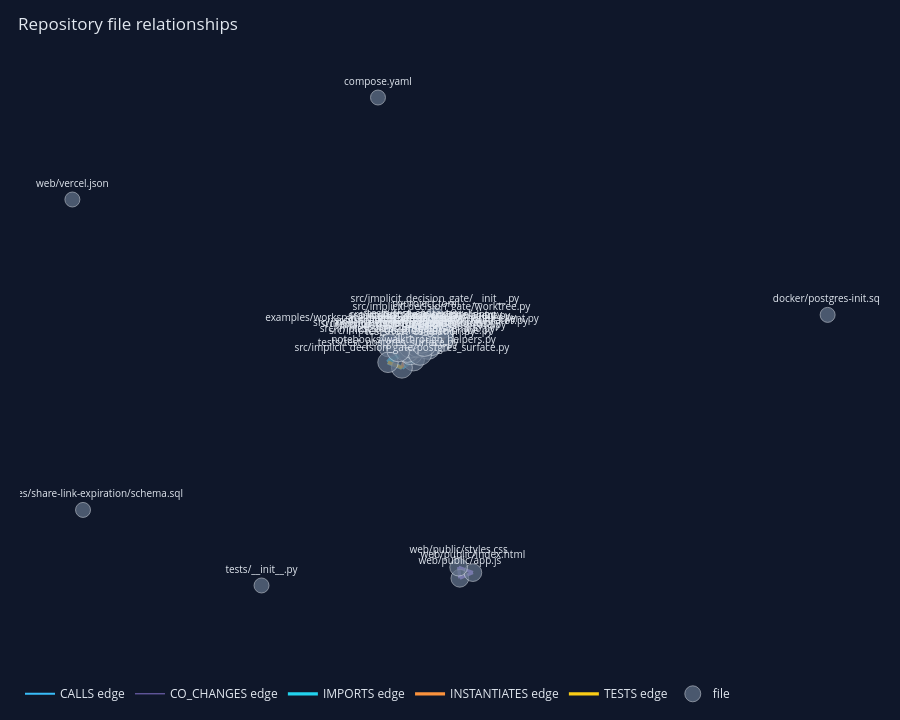

This figure's notebook cell:
### Markdown cell above
## Interactive visualization

The overview aggregates symbol relationships to files. The query graph includes the
selected anchors, returned related nodes, and the nodes on their strongest paths. Edge
width is proportional to strength. Hover text includes source location, confidence,
evidence count, and relation evidence.

### Code cell
NODE_COLORS: Mapping[str, str] = {
    "file": "#64748b",
    "class": "#a78bfa",
    "method": "#60a5fa",
    "function": "#34d399",
    "test": "#f472b6",
    "fixture": "#facc15",
}
EDGE_COLORS: Mapping[str, str] = {
    "CALLS": "#38bdf8",
    "CO_CHANGES": "#a78bfa",
    "CONTAINS": "#64748b",
    "IMPORTS": "#22d3ee",
    "INHERITS": "#f472b6",
    "INSTANTIATES": "#fb923c",
    "TESTS": "#facc15",
}
PLOTLY_CONFIG: Mapping[str, object] = {
    "displaylogo": False,
    "responsive": True,
    "scrollZoom": True,
}


@dataclass(frozen=True)
class VisualizationNode:
    id: str
    label: str
    group: str
    color: str
    size: float
    tooltip: str


@dataclass(frozen=True)
class VisualizationEdge:
    source_id: str
    target_id: str
    kind: str
    strength: float
    tooltip: str


def visualization_positions(
    nodes: Sequence[VisualizationNode],
    edges: Sequence[VisualizationEdge],
) -> dict[str, tuple[float, float]]:
    graph: nx.Graph[str] = nx.Graph()
    graph.add_nodes_from(node.id for node in nodes)
    for edge in edges:
        graph.add_edge(edge.source_id, edge.target_id, weight=edge.strength)
    positions = nx.spring_layout(
        graph,
        seed=42,
        weight="weight",
        iterations=100,
    )
    return {
        node_id: (float(coordinates[0]), float(coordinates[1]))
        for node_id, coordinates in positions.items()
    }


def build_plotly_network(
    nodes: Sequence[VisualizationNode],
    edges: Sequence[VisualizationEdge],
    *,
    title: str,
    height: int,
) -> go.Figure:
    positions = visualization_positions(nodes, edges)
    traces: list[Any] = []

    edge_groups: dict[tuple[str, int], list[VisualizationEdge]] = defaultdict(list)
    for edge in edges:
        strength_bucket = min(4, int(edge.strength * 4))
        edge_groups[(edge.kind, strength_bucket)].append(edge)

    legend_kinds: set[str] = set()
    for (kind, strength_bucket), grouped_edges in sorted(edge_groups.items()):
        x_values: list[float | None] = []
        y_values: list[float | None] = []
        for edge in grouped_edges:
            source_x, source_y = positions[edge.source_id]
            target_x, target_y = positions[edge.target_id]
            x_values.extend([source_x, target_x, None])
            y_values.extend([source_y, target_y, None])
        show_legend = kind not in legend_kinds
        legend_kinds.add(kind)
        traces.append(
            go.Scatter(
                x=x_values,
                y=y_values,
                mode="lines",
                line={
                    "color": EDGE_COLORS.get(kind, "#94a3b8"),
                    "width": 0.75 + 1.25 * strength_bucket,
                },
                hoverinfo="skip",
                legendgroup=f"edge:{kind}",
                name=f"{kind} edge",
                showlegend=show_legend,
            )
        )

    traces.append(
        go.Scatter(
            x=[
                (positions[edge.source_id][0] + positions[edge.target_id][0]) / 2.0
                for edge in edges
            ],
            y=[
                (positions[edge.source_id][1] + positions[edge.target_id][1]) / 2.0
                for edge in edges
            ],
            mode="markers",
            marker={"color": "rgba(0,0,0,0.01)", "size": 12},
            hovertext=[edge.tooltip for edge in edges],
            hovertemplate="%{hovertext}<extra></extra>",
            name="relationship details",
            showlegend=False,
        )
    )

    nodes_by_group: dict[str, list[VisualizationNode]] = defaultdict(list)
    for node in nodes:
        nodes_by_group[node.group].append(node)
    for group, grouped_nodes in sorted(nodes_by_group.items()):
        traces.append(
            go.Scatter(
                x=[positions[node.id][0] for node in grouped_nodes],
                y=[positions[node.id][1] for node in grouped_nodes],
                mode="markers+text",
                text=[node.label for node in grouped_nodes],
                textposition="top center",
                textfont={"color": "#e2e8f0", "size": 10},
                marker={
                    "color": [node.color for node in grouped_nodes],
                    "line": {"color": "#e2e8f0", "width": 0.75},
                    "size": [node.size for node in grouped_nodes],
                },
                hovertext=[node.tooltip for node in grouped_nodes],
                hovertemplate="%{hovertext}<extra></extra>",
                name=group,
                legendgroup=f"node:{group}",
            )
        )

    figure = go.Figure(data=traces)
    figure.update_layout(
        title={"text": title, "x": 0.02},
        height=height,
        paper_bgcolor="#0f172a",
        plot_bgcolor="#0f172a",
        font={"color": "#e2e8f0"},
        hovermode="closest",
        dragmode="pan",
        margin={"b": 20, "l": 20, "r": 20, "t": 60},
        legend={"bgcolor": "rgba(15,23,42,0.75)", "orientation": "h"},
        xaxis={"showgrid": False, "showticklabels": False, "zeroline": False},
        yaxis={"showgrid": False, "showticklabels": False, "zeroline": False},
        uirevision=title,
    )
    return figure


def display_network(figure: go.Figure, output_name: str) -> Path:
    output_path = ARTIFACT_DIR / output_name
    figure.write_html(
        str(output_path),
        include_plotlyjs=True,
        full_html=True,
        auto_open=False,
        config=dict(PLOTLY_CONFIG),
    )
    shell = get_ipython()
    if shell is not None and shell.__class__.__name__ == "ZMQInteractiveShell":
        figure.show(renderer="plotly_mimetype", config=dict(PLOTLY_CONFIG))
    return output_path


def node_tooltip(node: CodeNode) -> str:
    signature = html.escape(node.signature or node.qualified_name)
    docstring = html.escape(node.docstring[:500])
    return (
        f"<b>{signature}</b><br>"
        f"{html.escape(node.location)}<br>"
        f"kind: {html.escape(node.kind)}<br>"
        f"{docstring}"
    )


def show_repository_overview(knowledge: KnowledgeGraph) -> Path:
    file_nodes = {node.id: node for node in knowledge.nodes.values() if node.kind == "file"}
    path_to_file = {node.path: node.id for node in file_nodes.values()}
    aggregated: dict[tuple[str, str, str], float] = {}
    for edge in knowledge.edges:
        source_file = path_to_file[knowledge.nodes[edge.source_id].path]
        target_file = path_to_file[knowledge.nodes[edge.target_id].path]
        if source_file == target_file:
            continue
        key = (source_file, target_file, edge.kind)
        current = aggregated.get(key, 0.0)
        aggregated[key] = 1.0 - (1.0 - current) * (1.0 - edge.strength)

    degree_counts: Counter[str] = Counter()
    overview_edges: list[VisualizationEdge] = []
    for (source_id, target_id, kind), strength in aggregated.items():
        degree_counts.update((source_id, target_id))
        source = file_nodes[source_id]
        target = file_nodes[target_id]
        connector = "--" if kind == "CO_CHANGES" else "->"
        overview_edges.append(
            VisualizationEdge(
                source_id=source_id,
                target_id=target_id,
                kind=kind,
                strength=strength,
                tooltip=(
                    f"<b>{kind}</b><br>{html.escape(source.path)} {connector} "
                    f"{html.escape(target.path)}<br>strength: {strength:.3f}"
                ),
            )
        )
    overview_nodes = [
        VisualizationNode(
            id=node.id,
            label=node.path,
            group="file",
            color=NODE_COLORS["file"],
            size=15.0 + 2.5 * math.log1p(degree_counts[node.id]),
            tooltip=node_tooltip(node),
        )
        for node in file_nodes.values()
    ]
    figure = build_plotly_network(
        overview_nodes,
        overview_edges,
        title="Repository file relationships",
        height=720,
    )
    return display_network(figure, "repository_overview.html")


def strongest_edge_between(
    knowledge: KnowledgeGraph,
    left_id: str,
    right_id: str,
) -> CodeEdge | None:
    matches = [
        edge for edge in knowledge.edges if {edge.source_id, edge.target_id} == {left_id, right_id}
    ]
    return max(matches, key=lambda edge: edge.strength, default=None)


def show_query_graph(
    knowledge: KnowledgeGraph,
    result: QueryResult,
) -> Path:
    selected: set[str] = set(result.anchors)
    related_ids = set(result.related["node_id"].tolist()) if not result.related.empty else set()
    selected.update(related_ids)
    for node_id in tuple(selected):
        selected.update(result.paths.get(node_id, ()))

    top_anchor = result.anchors[0] if result.anchors else ""
    query_nodes: list[VisualizationNode] = []
    for node_id in selected:
        node = knowledge.nodes[node_id]
        if node_id == top_anchor:
            color = "#fb7185"
            group = "top anchor"
        elif node_id in result.anchors:
            color = "#f59e0b"
            group = "anchor"
        else:
            color = NODE_COLORS.get(node.kind, "#38bdf8")
            group = node.kind
        score = max(
            result.direct_scores.get(node_id, 0.0),
            result.relationship_scores.get(node_id, 0.0),
        )
        query_nodes.append(
            VisualizationNode(
                id=node_id,
                label=node.qualified_name,
                group=group,
                color=color,
                size=14.0 + 24.0 * score,
                tooltip=(
                    f"{node_tooltip(node)}<br>direct relevance: "
                    f"{result.direct_scores.get(node_id, 0.0):.4f}<br>"
                    f"relationship strength: "
                    f"{result.relationship_scores.get(node_id, 0.0):.4f}"
                ),
            )
        )

    query_edges: list[VisualizationEdge] = []
    projection = relationship_projection(knowledge)
    for left_id, right_id in projection.subgraph(selected).edges:
        edge = strongest_edge_between(knowledge, left_id, right_id)
        if edge is None:
            continue
        source = knowledge.nodes[edge.source_id]
        target = knowledge.nodes[edge.target_id]
        connector = "--" if edge.kind == "CO_CHANGES" else "->"
        evidence = "<br>".join(html.escape(item) for item in edge.evidence)
        query_edges.append(
            VisualizationEdge(
                source_id=edge.source_id,
                target_id=edge.target_id,
                kind=edge.kind,
                strength=edge.strength,
                tooltip=(
                    f"<b>{edge.kind}</b><br>{html.escape(source.qualified_name)} "
                    f"{connector} {html.escape(target.qualified_name)}<br>"
                    f"strength: {edge.strength:.3f}<br>"
                    f"confidence: {edge.confidence:.3f}<br>"
                    f"evidence count: {edge.count}<br>{evidence}"
                ),
            )
        )
    figure = build_plotly_network(
        query_nodes,
        query_edges,
        title=f"Query relationships: {result.query}",
        height=760,
    )
    return display_network(figure, "query_graph.html")


overview_path = show_repository_overview(knowledge)
print(f"Standalone overview: {overview_path}")

### Figure 1 — Plotly figure (JSON) as saved in the notebook; plotly's stock layout.template omitted (floating-point values rounded to 4 significant figures; data arrays with more than 128 entries replaced by an {"elided": "..."} marker saying what was removed)
{"data": [{"hoverinfo": "skip", "legendgroup": "edge:CALLS", "line": {"color": "#38bdf8", "width": 2}, "mode": "lines", "name": "CALLS edge", "showlegend": true, "type": "scatter", "x": [0.01359, 0.0527, null], "y": [0.01201, 0.07501, null]}, {"hoverinfo": "skip", "legendgroup": "edge:CALLS", "line": {"color": "#38bdf8", "width": 3.25}, "mode": "lines", "name": "CALLS edge", "showlegend": false, "type": "scatter", "x": [0.01765, 0.00707, null, 0.03187, 0.00707, null, 0.007059, 0.00707, null, 0.01359, 0.00707, null, 0.04868, -0.0002039, null, 0.0527, -0.0002039, null, 0.0527, 0.07564, null, 0.02314, 0.00707, null, 0.028, 0.02314, null], "y": [0.1055, 0.06463, null, 0.08321, 0.06463, null, 0.09656, 0.06463, null, 0.01201, 0.06463, null, 0.09668, 0.04883, null, 0.07501, 0.04883, null, 0.07501, 0.1346, null, 0.06839, 0.06463, null, 0.03637, 0.06839, null]}, {"hoverinfo": "skip", "legendgroup": "edge:CALLS", "line": {"color": "#38bdf8", "width": 4.5}, "mode": "lines", "name": "CALLS edge", "showlegend": false, "type": "scatter", "x": [0.01359, -0.01229, null, 0.03344, 0.00707, null, 0.03344, 0.04583, null, 0.03344, 0.0527, null, 0.04583, -0.0002039, null, 0.0527, 0.04868, null, 0.0527, 0.04583, null, 0.007581, -0.01229, null, 0.03187, -0.02004, null, 0.03755, 0.02314, null, -0.04314, -0.01229, null, -0.04314, -0.02004, null], "y": [0.01201, -0.01674, null, 0.1004, 0.06463, null, 0.1004, 0.06132, null, 0.1004, 0.07501, null, 0.06132, 0.04883, null, 0.07501, 0.09668, null, 0.07501, 0.06132, null, 0.04034, -0.01674, null, 0.08321, 0.04876, null, 0.07091, 0.06839, null, 0.003359, -0.01674, null, 0.003359, 0.04876, null]}, {"hoverinfo": "skip", "legendgroup": "edge:CO_CHANGES", "line": {"color": "#a78bfa", "width": 0.75}, "mode": "lines", "name": "CO_CHANGES edge", "showlegend": true, "type": "scatter", "x": {"elided": "414 float values"}, "y": {"elided": "414 float values"}}, {"hoverinfo": "skip", "legendgroup": "edge:CO_CHANGES", "line": {"color": "#a78bfa", "width": 2}, "mode": "lines", "name": "CO_CHANGES edge", "showlegend": false, "type": "scatter", "x": {"elided": "186 float values"}, "y": {"elided": "186 float values"}}, {"hoverinfo": "skip", "legendgroup": "edge:CO_CHANGES", "line": {"color": "#a78bfa", "width": 3.25}, "mode": "lines", "name": "CO_CHANGES edge", "showlegend": false, "type": "scatter", "x": [0.04868, 0.03344, null, 0.04868, 0.01882, null, 0.07757, 0.07828, null, 0.04583, 0.0527, null, 0.04583, 0.01882, null, 0.04583, 0.03755, null, 0.0527, 0.03755, null, 0.007581, -0.02004, null, 0.01882, 0.03755, null, 0.1165, 0.1455, null, 0.1165, 0.1138, null, 0.1455, 0.1138, null], "y": [0.09668, 0.1004, null, 0.09668, 0.08804, null, 0.08698, 0.105, null, 0.06132, 0.07501, null, 0.06132, 0.08804, null, 0.06132, 0.07091, null, 0.07501, 0.07091, null, 0.04034, 0.04876, null, 0.08804, 0.07091, null, -0.8094, -0.788, null, -0.8094, -0.7677, null, -0.788, -0.7677, null]}, {"hoverinfo": "skip", "legendgroup": "edge:IMPORTS", "line": {"color": "#22d3ee", "width": 3.25}, "mode": "lines", "name": "IMPORTS edge", "showlegend": true, "type": "scatter", "x": {"elided": "264 float values"}, "y": {"elided": "264 float values"}}, {"hoverinfo": "skip", "legendgroup": "edge:INSTANTIATES", "line": {"color": "#fb923c", "width": 3.25}, "mode": "lines", "name": "INSTANTIATES edge", "showlegend": true, "type": "scatter", "x": [0.01765, -0.006933, null, 0.01765, 0.007581, null, 0.03187, -0.006933, null, 0.007059, -0.006933, null, 0.007059, 0.007581, null, 0.01359, 0.04583, null, 0.01359, 0.0527, null, -0.006933, -0.0002039, null, 0.03344, 0.07757, null, 0.03344, 0.04583, null, 0.07757, 0.04583, null, 0.0527, 0.07564, null, 0.0527, 0.04868, null, -0.01229, -0.0002039, null, 0.007581, -0.0002039, null, 0.02314, -0.0002039, null, 0.028, 0.04583, null, 0.028, 0.0527, null, 0.03187, 0.0527, null, 0.03755, -0.0002039, null, -0.04314, -0.01229, null, 0.007059, 0.04583, null], "y": [0.1055, 0.07117, null, 0.1055, 0.04034, null, 0.08321, 0.07117, null, 0.09656, 0.07117, null, 0.09656, 0.04034, null, 0.01201, 0.06132, null, 0.01201, 0.07501, null, 0.07117, 0.04883, null, 0.1004, 0.08698, null, 0.1004, 0.06132, null, 0.08698, 0.06132, null, 0.07501, 0.1346, null, 0.07501, 0.09668, null, -0.01674, 0.04883, null, 0.04034, 0.04883, null, 0.06839, 0.04883, null, 0.03637, 0.06132, null, 0.03637, 0.07501, null, 0.08321, 0.07501, null, 0.07091, 0.04883, null, 0.003359, -0.01674, null, 0.09656, 0.06132, null]}, {"hoverinfo": "skip", "legendgroup": "edge:INSTANTIATES", "line": {"color": "#fb923c", "width": 4.5}, "mode": "lines", "name": "INSTANTIATES edge", "showlegend": false, "type": "scatter", "x": [-0.04059, -0.006933, null, 0.03187, 0.007581, null, 0.01359, 0.007581, null, 0.01359, -0.006933, null, 0.03344, -0.006933, null, 0.03344, 0.0527, null, 0.03344, 0.007581, null, 0.07757, 0.04868, null, 0.0527, 0.04583, null, 0.00707, -0.0002039, null, 0.02314, 0.04583, null, 0.02314, 0.04868, null, 0.01882, 0.04583, null, 0.01882, 0.02314, null, 0.07828, 0.07757, null, 0.028, 0.02314, null, 0.03187, 0.07757, null, 0.03755, 0.04583, null, 0.03755, 0.0527, null, 0.03755, 0.02314, null, -0.02004, 0.007581, null], "y": [0.06591, 0.07117, null, 0.08321, 0.04034, null, 0.01201, 0.04034, null, 0.01201, 0.07117, null, 0.1004, 0.07117, null, 0.1004, 0.07501, null, 0.1004, 0.04034, null, 0.08698, 0.09668, null, 0.07501, 0.06132, null, 0.06463, 0.04883, null, 0.06839, 0.06132, null, 0.06839, 0.09668, null, 0.08804, 0.06132, null, 0.08804, 0.06839, null, 0.105, 0.08698, null, 0.03637, 0.06839, null, 0.08321, 0.08698, null, 0.07091, 0.06132, null, 0.07091, 0.07501, null, 0.07091, 0.06839, null, 0.04876, 0.04034, null]}, {"hoverinfo": "skip", "legendgroup": "edge:TESTS", "line": {"color": "#facc15", "width": 3.25}, "mode": "lines", "name": "TESTS edge", "showlegend": true, "type": "scatter", "x": [-0.04059, -0.006933, null, 0.028, 0.0527, null, 0.03187, 0.0527, null, 0.03187, 0.04868, null, -0.04314, -0.01229, null, -0.02004, 0.007581, null, 0.007059, 0.04868, null], "y": [0.06591, 0.07117, null, 0.03637, 0.07501, null, 0.08321, 0.07501, null, 0.08321, 0.09668, null, 0.003359, -0.01674, null, 0.04876, 0.04034, null, 0.09656, 0.09668, null]}, {"hoverinfo": "skip", "legendgroup": "edge:TESTS", "line": {"color": "#facc15", "width": 4.5}, "mode": "lines", "name": "TESTS edge", "showlegend": false, "type": "scatter", "x": [0.01882, 0.03344, null, 0.01765, 0.04868, null, 0.03755, 0.04583, null, 0.03755, 0.0527, null, 0.03755, 0.00707, null, 0.007059, 0.04583, null], "y": [0.08804, 0.1004, null, 0.1055, 0.09668, null, 0.07091, 0.06132, null, 0.07091, 0.07501, null, 0.07091, 0.06463, null, 0.09656, 0.06132, null]}, {"hovertemplate": "%{hovertext}<extra></extra>", "hovertext": {"elided": "378 str values"}, "marker": {"color": "rgba(0,0,0,0.01)", "size": 12}, "mode": "markers", "name": "relationship details", "showlegend": false, "type": "scatter", "x": {"elided": "378 float values"}, "y": {"elided": "378 float values"}}, {"hovertemplate": "%{hovertext}<extra></extra>", "hovertext": ["<b>compose</b><br>compose.yaml:1<br>kind: file<br>", "<b>docker.postgres-init</b><br>docker/postgres-init.sql:1<br>kind: file<br>", "<b>examples.share-link-expiration.schema</b><br>examples/share-link-expiration/schema.sql:1<br>kind: file<br>", "<b>examples.workspace-export-authorization.handler</b><br>examples/workspace-export-authorization/handler.py:1<br>kind: file<br>Baseline contract for workspace export creation.", "<b>notebooks.walkthrough_helpers</b><br>notebooks/walkthrough_helpers.py:1<br>kind: file<br>Execution and display helpers for the guided notebook.", "<b>pyproject</b><br>pyproject.toml:1<br>kind: file<br>", "<b>implicit_decision_gate</b><br>src/implicit_decision_gate/__init__.py:1<br>kind: file<br>Implicit Decision Gate.", "<b>implicit_decision_gate.agent</b><br>src/implicit_decision_gate/agent.py:1<br>kind: file<br>Purpose-specific coding and evidence-review model interfaces.", "<b>implicit_decision_gate.api_probe</b><br>src/implicit_decision_gate/api_probe.py:1<br>kind: file<br>Disposable execution and normalization for the authorization scenario.", "<b>implicit_decision_gate.cli</b><br>src/implicit_decision_gate/cli.py:1<br>kind: file<br>Command-line interface for implicit-decision-gate.", "<b>implicit_decision_gate.codex_client</b><br>src/implicit_decision_gate/codex_client.py:1<br>kind: file<br>Local Codex CLI adapter for one-shot structured model calls.", "<b>implicit_decision_gate.gate</b><br>src/implicit_decision_gate/gate.py:1<br>kind: file<br>Persisted run types and pure gate transitions.", "<b>implicit_decision_gate.orchestrator</b><br>src/implicit_decision_gate/orchestrator.py:1<br>kind: file<br>Run orchestration across model, worktree, observer, review, and gate components.", "<b>implicit_decision_gate.postgres_surface</b><br>src/implicit_decision_gate/postgres_surface.py:1<br>kind: file<br>Normalized PostgreSQL structural effects from one small catalog surface.", "<b>implicit_decision_gate.probe</b><br>src/implicit_decision_gate/probe.py:1<br>kind: file<br>Disposable PostgreSQL migration execution and behavior normalization.", "<b>implicit_decision_gate.scenario</b><br>src/implicit_decision_gate/scenario.py:1<br>kind: file<br>Scenario-neutral decision and observation types.", "<b>implicit_decision_gate.scenarios</b><br>src/implicit_decision_gate/scenarios.py:1<br>kind: file<br>The two fixed demonstration scenarios.", "<b>implicit_decision_gate.worktree</b><br>src/implicit_decision_gate/worktree.py:1<br>kind: file<br>Creation of clean detached Git worktrees.", "<b>tests</b><br>tests/__init__.py:1<br>kind: file<br>Implicit Decision Gate test suite.", "<b>tests.conftest</b><br>tests/conftest.py:1<br>kind: file<br>Shared fixtures for isolated repository orchestration tests.", "<b>tests.test_api_probe</b><br>tests/test_api_probe.py:1<br>kind: file<br>Deterministic authorization observer tests.", "<b>tests.test_cli</b><br>tests/test_cli.py:1<br>kind: file<br>Public CLI contract test.", "<b>tests.test_codex_client</b><br>tests/test_codex_client.py:1<br>kind: file<br>Local Codex CLI adapter tests.", "<b>tests.test_context</b><br>tests/test_context.py:1<br>kind: file<br>Coding-context isolation tests.", "<b>tests.test_evaluation</b><br>tests/test_evaluation.py:1<br>kind: file<br>Small deterministic adversarial matrix for the shared gate.", "<b>tests.test_live</b><br>tests/test_live.py:1<br>kind: file<br>Opt-in real-model and PostgreSQL end-to-end test.", "<b>tests.test_orchestrator</b><br>tests/test_orchestrator.py:1<br>kind: file<br>Durable gate behavior across isolated coding attempts.", "<b>tests.test_postgres_surface</b><br>tests/test_postgres_surface.py:1<br>kind: file<br>Tests for the reusable PostgreSQL structural surface.", "<b>tests.test_probe</b><br>tests/test_probe.py:1<br>kind: file<br>PostgreSQL observation and integration tests.", "<b>tests.test_reviewer</b><br>tests/test_reviewer.py:1<br>kind: file<br>Evidence-review and quote-validation tests.", "<b>web.public.app</b><br>web/public/app.js:1<br>kind: file<br>", "<b>web.public.index</b><br>web/public/index.html:1<br>kind: file<br>", "<b>web.public.styles</b><br>web/public/styles.css:1<br>kind: file<br>", "<b>web.vercel</b><br>web/vercel.json:1<br>kind: file<br>"], "legendgroup": "node:file", "marker": {"color": ["#64748b", "#64748b", "#64748b", "#64748b", "#64748b", "#64748b", "#64748b", "#64748b", "#64748b", "#64748b", "#64748b", "#64748b", "#64748b", "#64748b", "#64748b", "#64748b", "#64748b", "#64748b", "#64748b", "#64748b", "#64748b", "#64748b", "#64748b", "#64748b", "#64748b", "#64748b", "#64748b", "#64748b", "#64748b", "#64748b", "#64748b", "#64748b", "#64748b", "#64748b"], "line": {"color": "#e2e8f0", "width": 0.75}, "size": [15, 15, 15, 22.23, 21.77, 21.77, 21.41, 24.22, 24.09, 24.22, 22.84, 24.78, 24.78, 20.99, 24.28, 24.28, 24.16, 22.08, 15, 24.46, 22.73, 23.66, 22.08, 23.66, 23.42, 24.22, 24.09, 20.49, 23.15, 23.96, 17.75, 17.75, 17.75, 15]}, "mode": "markers+text", "name": "file", "text": ["compose.yaml", "docker/postgres-init.sql", "examples/share-link-expiration/schema.sql", "examples/workspace-export-authorization/handler.py", "notebooks/walkthrough_helpers.py", "pyproject.toml", "src/implicit_decision_gate/__init__.py", "src/implicit_decision_gate/agent.py", "src/implicit_decision_gate/api_probe.py", "src/implicit_decision_gate/cli.py", "src/implicit_decision_gate/codex_client.py", "src/implicit_decision_gate/gate.py", "src/implicit_decision_gate/orchestrator.py", "src/implicit_decision_gate/postgres_surface.py", "src/implicit_decision_gate/probe.py", "src/implicit_decision_gate/scenario.py", "src/implicit_decision_gate/scenarios.py", "src/implicit_decision_gate/worktree.py", "tests/__init__.py", "tests/conftest.py", "tests/test_api_probe.py", "tests/test_cli.py", "tests/test_codex_client.py", "tests/test_context.py", "tests/test_evaluation.py", "tests/test_live.py", "tests/test_orchestrator.py", "tests/test_postgres_surface.py", "tests/test_probe.py", "tests/test_reviewer.py", "web/public/app.js", "web/public/index.html", "web/public/styles.css", "web/vercel.json"], "textfont": {"color": "#e2e8f0", "size": 10}, "textposition": "top center", "type": "scatter", "x": [-0.06545, 0.9342, -0.7212, -0.03704, 0.01359, 0.04058, 0.06105, 0.04868, -0.006933, 0.03344, 0.07757, 0.04583, 0.0527, -0.01229, 0.007581, -0.0002039, 0.00707, 0.07564, -0.3244, 0.02314, -0.04059, 0.01882, 0.07828, 0.01765, 0.028, 0.03187, 0.03755, -0.04314, -0.02004, 0.007059, 0.1165, 0.1455, 0.1138, -0.7449], "y": [1, 0.182, -0.5521, 0.09267, 0.01201, 0.1476, 0.1681, 0.09668, 0.07117, 0.1004, 0.08698, 0.06132, 0.07501, -0.01674, 0.04034, 0.04883, 0.06463, 0.1346, -0.8364, 0.06839, 0.06591, 0.08804, 0.105, 0.1055, 0.03637, 0.08321, 0.07091, 0.003359, 0.04876, 0.09656, -0.8094, -0.788, -0.7677, 0.6162]}], "layout": {"dragmode": "pan", "font": {"color": "#e2e8f0"}, "height": 720, "hovermode": "closest", "legend": {"bgcolor": "rgba(15,23,42,0.75)", "orientation": "h"}, "margin": {"b": 20, "l": 20, "r": 20, "t": 60}, "paper_bgcolor": "#0f172a", "plot_bgcolor": "#0f172a", "title": {"text": "Repository file relationships", "x": 0.02}, "uirevision": "Repository file relationships", "xaxis": {"showgrid": false, "showticklabels": false, "zeroline": false}, "yaxis": {"showgrid": false, "showticklabels": false, "zeroline": false}}}
